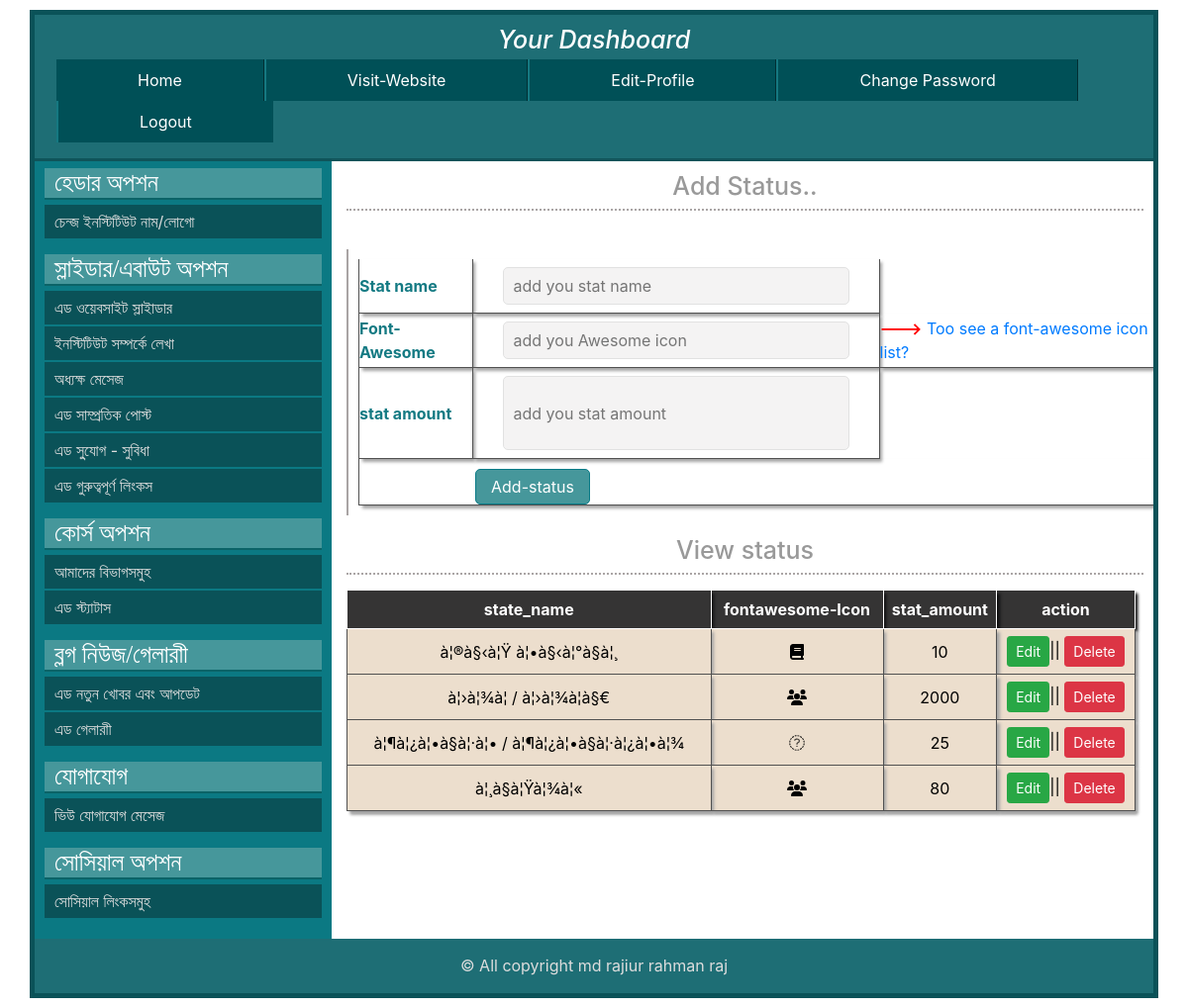
/backend/status.php, run on the app's committed database.
### tables this page shows
CREATE TABLE `status_table` (
  `id` int(11) NOT NULL,
  `state_name` varchar(255) NOT NULL,
  `fontawesome` varchar(255) NOT NULL,
  `stat_amount` int(11) NOT NULL
);

### backend/status.php (the view, shortened to what this page needs)
<?php  include 'dashboad_location/dashboard_header.php';
 ?>
    			<div class="content_right clear">
                    <div class="content">
                        <h2> Add Status.. </h2>
                        <form action="status_post.php" method="post">
                            <table class="table">
                                 <tr>
                                    <td class="user_info">Stat name</td>
                                    <td> <input type="text" class="" name="state_name" style="margin-left:30px;"  placeholder="add you stat name" >
                                     </td>
                                </tr>
                                <tr>
                                    <td class="user_info">  Font-Awesome </td>
                                    <td> <input type="text" name="fontawesome" placeholder="add you Awesome icon" >
                                     </td><br>
                                    <td><span style="color:red; font-weight: bold">---></span><a href="https://fontawesome.com/icons?d=gallery" target="_blank"> Too see a font-awesome icon list?</a></td>
                                </tr>
                               <tr>
                                    <td class="user_info">stat amount</td>
                                    <td><input type="number" name="stat_amount" class="form_textarea"  placeholder="add you stat amount" ></td>
                                </tr>
                                <tr>
                                    <td colspan="3"> <input type="submit" value="Add-status" style="margin-left: 117px;">
                                     </td>
                                </tr>
                            </table>
                        </form>
                        <h2>View status</h2>
                        <table class='update_table'>
                            <tr class="u_head">
                                <th>state_name</th>
                                <th>fontawesome-Icon</th>
                                <th>stat_amount</th>
                                <th>action</th>
                            </tr>
                            <?php
                                require_once 'database/database.php';
                                $get_stat = "SELECT * FROM status_table";
                                $get_stat_query = mysqli_query($db, $get_stat);
                                foreach ($get_stat_query as  $stat_value) {
                                   ?>
                                <tr class="u_data">
                                    <td>
                                        <?php echo $stat_value['state_name']; ?>
                                    </td>
                                    <td>
                                        <span><i class="fa fa-<?php echo $stat_value['fontawesome']; ?>"></i></span>
                                    </td>
                                    <td>
                                        <?php echo $stat_value['stat_amount']; ?></td>
                                    <td>
                                        <a href="edit_status.php?id=<?php echo $stat_value['id']; ?>" class="btn btn-success btn-sm">Edit </a>||
                                        <a href="delete_status.php?id=<?php echo $stat_value['id']; ?>" class="btn btn-danger btn-sm" onclick="return confirm('are you sure delete data!..')">Delete</a>
                                    </td>
                                </tr>
                                <?php
                                }
                             ?>
                        </table>
                    </div>
    			</div>
 <?php include 'dashboad_location/dashboard_footer.php'; ?>

### backend/css/main.css (style rules this page uses)
html { color: #222; font-size: 1em; line-height: 1.4; }
audio, canvas, iframe, img, svg, video { vertical-align: middle; }
* { margin:0; padding:0; outline:0; }
.clear { overflow:hidden; }
.content_right { background:#fff; }
.content h2 { text-align: center; color: #999; border-bottom: 2px dotted #aaa5a5; margin-bottom: 15px; padding-bottom: 8px; margin-top: 10px; margin-left: 15px; margin-right: 10px; }
.table { border: 1px solid #bcbcbc; margin-left: 15px; margin-bottom: 20px; padding: 10px 0px; display: block; margin-right: 10px; background:#fff; }
.user_info { margin-left: 41px; padding-left: 15px; color: #147a83; font-weight: bold; font-size: 16px; }
input[type="text"], input[type="email"], input[type="password"] { width: 350px; padding: 8px 10px; margin: 8px 30px; border-radius: 5px; background: #f4f3f3; border: 1px solid #e1e1e1; color: #959595; }
input[type="submit"] { margin-left: 185px; background: #46979B; padding: 5px 15px; border: 1px solid #0a7b87; color: white; border-radius: 5px; margin-top: 5px; }

### backend/dashboad_location/dashboard_header.php (style rules this page uses)
.update_table { margin: 15px 15px; border: 1px solid #5a5a5a; width: 96%; text-align: center; }
.u_head { background: #353434; color: white; }
.u_data { background: #ecdecd; color: black; }
.update_table tr, th { padding: 7px 0px; border: 1px solid white; box-shadow: 3px 3px 3px 0px #0f0f10; }
.update_table tr, td { padding: 7px 0px; border: 1px solid #515151; box-shadow: 3px 3px 3px 0px #a4a4a4; }
.content h2 { font-size:25px; }
.table td, .table th { padding:0px; vertical-align:middle; border-top: 0px solid #dee2e6; }
.table { border:none; border-left: 2px solid #a9a4a4; padding:10px; }
.form_textarea { border: none; width: 350px; height: 75px; background: #4b4b4b; color: white; padding: 5px 10px; margin-left:30px; }
table { margin: 0 auto; }
input[type="text"], input[type="email"], input[type="password"],input[type="date"],input[type="number"] { width: 350px; padding: 8px 10px; margin: 8px 30px; border-radius: 5px; background: #f4f3f3; border: 1px solid #e1e1e1; color: #959595; }
input[type="submit"] { margin-left: 123px; background: #46979B; padding: 7px 15px; border: 1px solid #0a7b87; color: white; border-radius: 5px; margin-top: 10px; }

### data on the page
status_table: state_name "à¦®à§‹à¦Ÿ à¦•à§‹à¦°à§à¦¸", stat_amount "10"
status_table: state_name "à¦›à¦¾à¦ / à¦›à¦¾à¦à§€", stat_amount "2000"
status_table: state_name "à¦¶à¦¿à¦•à§à¦·à¦• / à¦¶à¦¿à¦•à§à¦·à¦¿à¦•à¦¾", stat_amount "25"
status_table: state_name "à¦¸à§à¦Ÿà¦¾à¦«", stat_amount "80"
